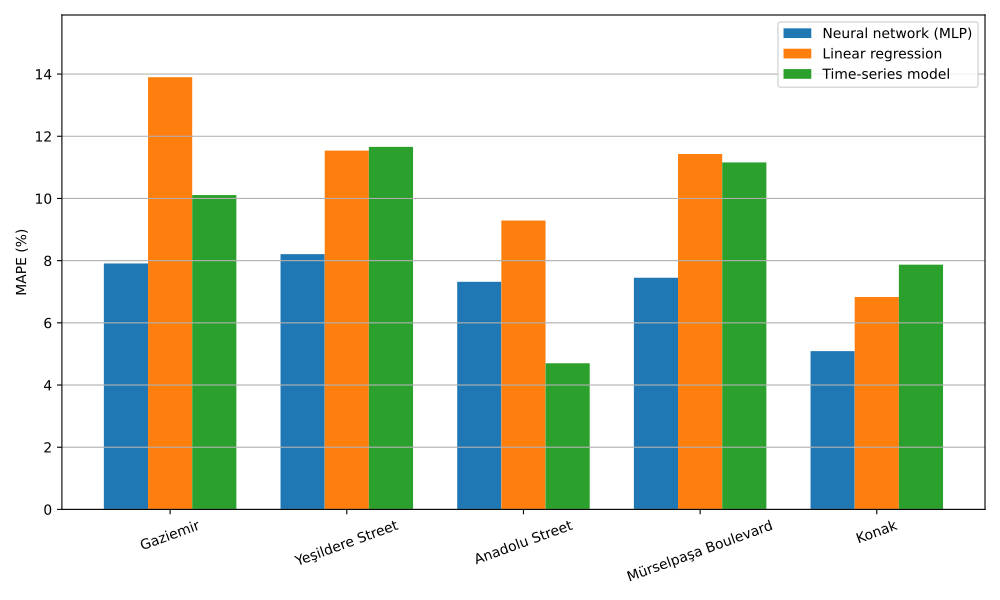

This figure's Python source:
import numpy as np
import matplotlib.pyplot as plt

# Data
locations = [
    "Gaziemir",
    "Yeşildere Street",
    "Anadolu Street",
    "Mürselpaşa Boulevard",
    "Konak"
]

mape_mlp = [7.91, 8.21, 7.32, 7.45, 5.09]
mape_lin = [13.90, 11.54, 9.29, 11.43, 6.83]
mape_ts  = [10.11, 11.66, 4.70, 11.16, 7.87]

x = np.arange(len(locations))
width = 0.25

plt.figure(figsize=(10, 6))
plt.bar(x - width, mape_mlp, width, label="Neural network (MLP)")
plt.bar(x,         mape_lin, width, label="Linear regression")
plt.bar(x + width, mape_ts,  width, label="Time-series model")

plt.ylabel("MAPE (%)")
plt.xticks(x, locations, rotation=20)
plt.ylim(0, max(mape_mlp + mape_lin + mape_ts) + 2)
plt.grid(axis="y")
plt.legend()
plt.tight_layout()
plt.savefig("regression_summary.pdf")
plt.show()
